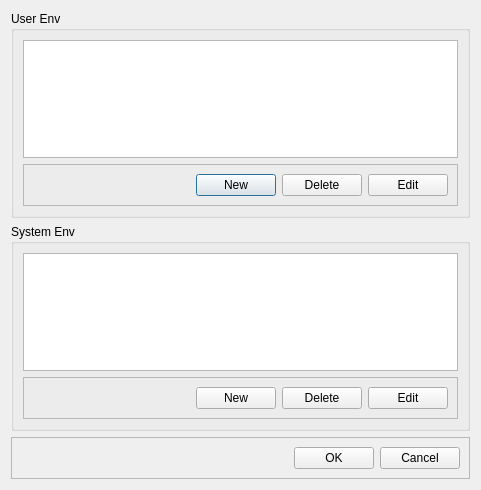
<?xml version="1.0" encoding="UTF-8"?>
<ui version="4.0">
 <class>Dialog</class>
 <widget class="QDialog" name="Dialog">
  <property name="geometry">
   <rect>
    <x>0</x>
    <y>0</y>
    <width>481</width>
    <height>490</height>
   </rect>
  </property>
  <property name="maximumSize">
   <size>
    <width>16777215</width>
    <height>2000</height>
   </size>
  </property>
  <property name="windowTitle">
   <string>Dialog</string>
  </property>
  <layout class="QVBoxLayout" name="verticalLayout">
   <item>
    <widget class="QGroupBox" name="groupBox">
     <property name="title">
      <string>User Env</string>
     </property>
     <layout class="QVBoxLayout" name="verticalLayout_2">
      <item>
       <widget class="QTableView" name="tableView"/>
      </item>
      <item>
       <widget class="QFrame" name="frame">
        <property name="frameShape">
         <enum>QFrame::StyledPanel</enum>
        </property>
        <property name="frameShadow">
         <enum>QFrame::Raised</enum>
        </property>
        <layout class="QHBoxLayout" name="horizontalLayout">
         <item>
          <spacer name="horizontalSpacer">
           <property name="orientation">
            <enum>Qt::Horizontal</enum>
           </property>
           <property name="sizeHint" stdset="0">
            <size>
             <width>40</width>
             <height>20</height>
            </size>
           </property>
          </spacer>
         </item>
         <item>
          <widget class="QPushButton" name="pushButton_5">
           <property name="text">
            <string>New</string>
           </property>
          </widget>
         </item>
         <item>
          <widget class="QPushButton" name="pushButton">
           <property name="text">
            <string>Delete</string>
           </property>
          </widget>
         </item>
         <item>
          <widget class="QPushButton" name="pushButton_2">
           <property name="text">
            <string>Edit</string>
           </property>
          </widget>
         </item>
        </layout>
       </widget>
      </item>
     </layout>
    </widget>
   </item>
   <item>
    <widget class="QGroupBox" name="groupBox_2">
     <property name="title">
      <string>System Env</string>
     </property>
     <layout class="QVBoxLayout" name="verticalLayout_3">
      <item>
       <widget class="QTableView" name="tableView_2"/>
      </item>
      <item>
       <widget class="QFrame" name="frame_2">
        <property name="frameShape">
         <enum>QFrame::StyledPanel</enum>
        </property>
        <property name="frameShadow">
         <enum>QFrame::Raised</enum>
        </property>
        <layout class="QHBoxLayout" name="horizontalLayout_2">
         <item>
          <spacer name="horizontalSpacer_2">
           <property name="orientation">
            <enum>Qt::Horizontal</enum>
           </property>
           <property name="sizeHint" stdset="0">
            <size>
             <width>40</width>
             <height>20</height>
            </size>
           </property>
          </spacer>
         </item>
         <item>
          <widget class="QPushButton" name="pushButton_6">
           <property name="text">
            <string>New</string>
           </property>
          </widget>
         </item>
         <item>
          <widget class="QPushButton" name="pushButton_3">
           <property name="text">
            <string>Delete</string>
           </property>
          </widget>
         </item>
         <item>
          <widget class="QPushButton" name="pushButton_4">
           <property name="text">
            <string>Edit</string>
           </property>
          </widget>
         </item>
        </layout>
       </widget>
      </item>
     </layout>
     <zorder>groupBox</zorder>
     <zorder>groupBox</zorder>
     <zorder>frame_2</zorder>
     <zorder>groupBox</zorder>
     <zorder>tableView_2</zorder>
    </widget>
   </item>
   <item>
    <widget class="QFrame" name="frame_3">
     <property name="frameShape">
      <enum>QFrame::StyledPanel</enum>
     </property>
     <property name="frameShadow">
      <enum>QFrame::Raised</enum>
     </property>
     <layout class="QHBoxLayout" name="horizontalLayout_3">
      <item>
       <spacer name="horizontalSpacer_3">
        <property name="orientation">
         <enum>Qt::Horizontal</enum>
        </property>
        <property name="sizeHint" stdset="0">
         <size>
          <width>40</width>
          <height>20</height>
         </size>
        </property>
       </spacer>
      </item>
      <item>
       <widget class="QPushButton" name="pushButton_8">
        <property name="text">
         <string>OK</string>
        </property>
       </widget>
      </item>
      <item>
       <widget class="QPushButton" name="pushButton_7">
        <property name="text">
         <string>Cancel</string>
        </property>
       </widget>
      </item>
     </layout>
     <zorder>pushButton_7</zorder>
     <zorder>pushButton_7</zorder>
     <zorder>pushButton_8</zorder>
     <zorder>horizontalSpacer_3</zorder>
    </widget>
   </item>
  </layout>
 </widget>
 <resources/>
 <connections/>
</ui>
